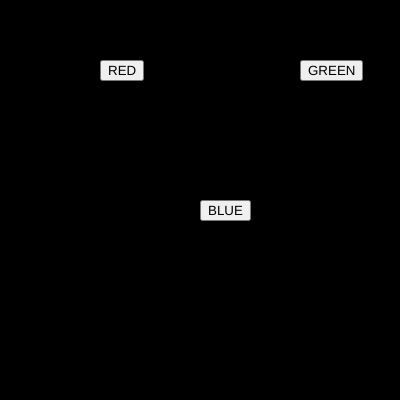
Frame 1 (no input)
Frame 60 (no input): identical to frame 1, image omitted
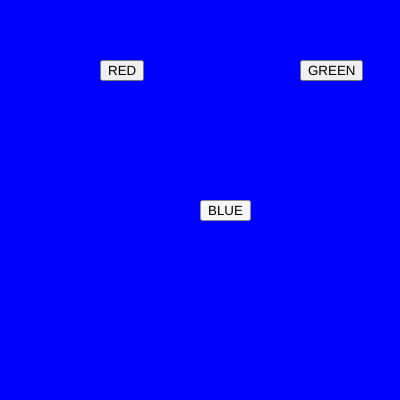
Frame 120 (the mouse pressed at the canvas centre since frame 60)

The p5.js sketch that drew these frames (run headless with seeded random() and noise() and a simulated clock; from frame 60 on, the mouse is pressed at the canvas centre):

// p5.js sketch
// ── sketch.js
var btn_red;
var btn_green;

var r = 0;
var g = 0;
var b = 0;

function setup() {
  createCanvas(400, 400);  

  btn_red = createButton("RED");
  btn_red.position(100,60);
  btn_red.mousePressed(redPress);

  btn_green = createButton("GREEN");
  btn_green.position(300,60);
  btn_green.mousePressed(greenPress);

  btn_blue = createButton("BLUE")
  btn_blue.position(200,200)
  btn_blue.mousePressed(bluePress)
}

function draw() {
  background(r,g,b);
}

function redPress() {
  r = 255;
  g = 0;
  b = 0;
}

function greenPress() {
  r = 0;
  g = 255;
  b = 0;
}

function bluePress() {
  r = 0
  g = 0
  b= 255
}
